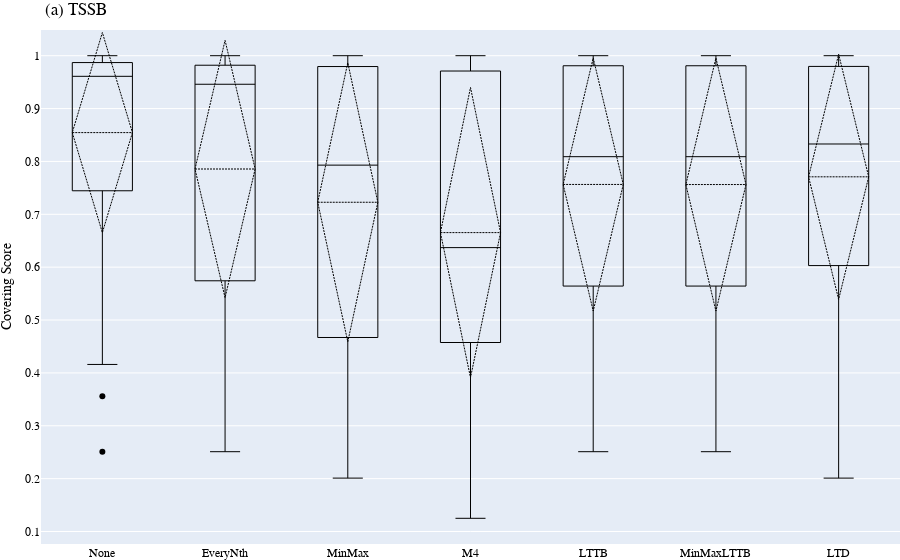

The notebook cell saved with this chart:
### Code cell
boxplot_scores(main_exp_tssb, '(a) TSSB', filepath='results/figures/boxplot_mainexp_scores_TSSB.svg')
